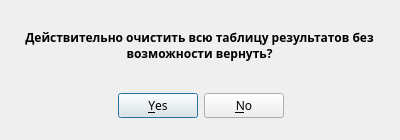
<?xml version="1.0" encoding="UTF-8"?>
<ui version="4.0">
 <class>Dialog</class>
 <widget class="QDialog" name="Dialog">
  <property name="geometry">
   <rect>
    <x>0</x>
    <y>0</y>
    <width>400</width>
    <height>140</height>
   </rect>
  </property>
  <property name="font">
   <font>
    <family>PT Sans</family>
   </font>
  </property>
  <property name="windowTitle">
   <string>Очистить таблицу результатов?</string>
  </property>
  <widget class="QDialogButtonBox" name="buttonBox">
   <property name="geometry">
    <rect>
     <x>30</x>
     <y>90</y>
     <width>341</width>
     <height>32</height>
    </rect>
   </property>
   <property name="font">
    <font>
     <family>PT Sans</family>
     <pointsize>9</pointsize>
    </font>
   </property>
   <property name="orientation">
    <enum>Qt::Horizontal</enum>
   </property>
   <property name="standardButtons">
    <set>QDialogButtonBox::No|QDialogButtonBox::Yes</set>
   </property>
   <property name="centerButtons">
    <bool>true</bool>
   </property>
  </widget>
  <widget class="QLabel" name="label">
   <property name="geometry">
    <rect>
     <x>24</x>
     <y>20</y>
     <width>351</width>
     <height>50</height>
    </rect>
   </property>
   <property name="font">
    <font>
     <family>PT Sans</family>
     <pointsize>9</pointsize>
     <weight>75</weight>
     <bold>true</bold>
    </font>
   </property>
   <property name="text">
    <string>Действительно очистить всю таблицу результатов без возможности вернуть?</string>
   </property>
   <property name="alignment">
    <set>Qt::AlignCenter</set>
   </property>
   <property name="wordWrap">
    <bool>true</bool>
   </property>
  </widget>
 </widget>
 <resources/>
 <connections>
  <connection>
   <sender>buttonBox</sender>
   <signal>accepted()</signal>
   <receiver>Dialog</receiver>
   <slot>accept()</slot>
   <hints>
    <hint type="sourcelabel">
     <x>248</x>
     <y>254</y>
    </hint>
    <hint type="destinationlabel">
     <x>157</x>
     <y>274</y>
    </hint>
   </hints>
  </connection>
  <connection>
   <sender>buttonBox</sender>
   <signal>rejected()</signal>
   <receiver>Dialog</receiver>
   <slot>reject()</slot>
   <hints>
    <hint type="sourcelabel">
     <x>316</x>
     <y>260</y>
    </hint>
    <hint type="destinationlabel">
     <x>286</x>
     <y>274</y>
    </hint>
   </hints>
  </connection>
 </connections>
</ui>
